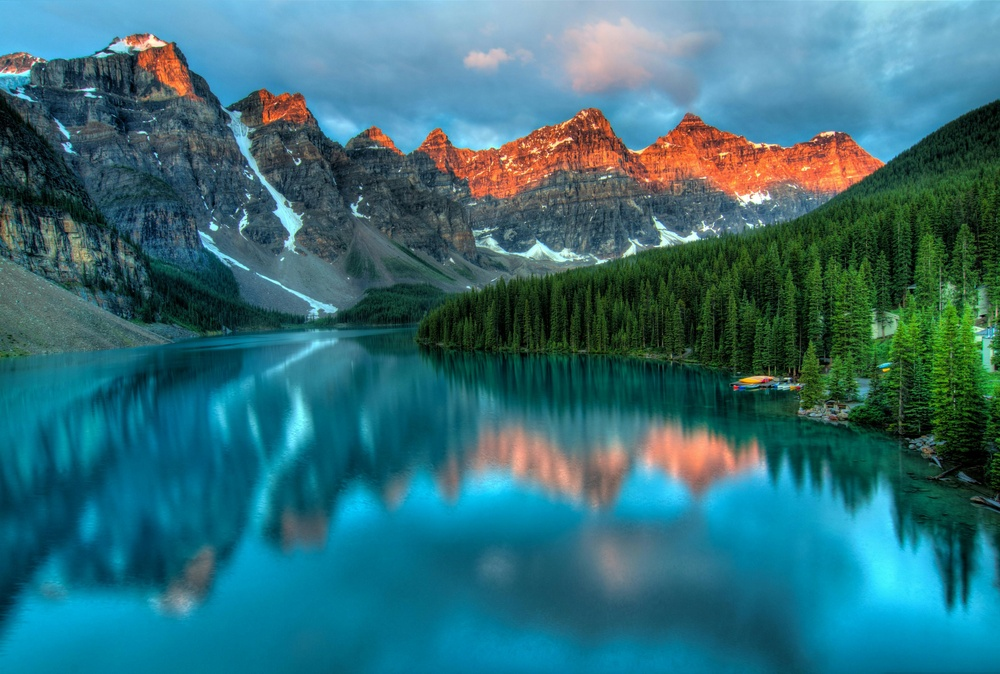
#> input picture codigosEnClase/10.momentos de HU/image.jpg, 1000 x 674 px, shrunk from 4226 x 2847 before the run
$ jupyter execute '10. Momentos de HU.ipynb'
#> lines starting #> are read from the running program, lines starting #| are printed output that depends on the picture; after the words box and inside, x2 and y2 are one past the last pixel; in counts of white or black regions, pixels touching at a corner belong together; long printed decimals are rounded
[cell 1]
import cv2
import numpy as np
import matplotlib.pyplot as plt

# Cargar la imagen
image = cv2.imread('image.jpg', cv2.IMREAD_GRAYSCALE)
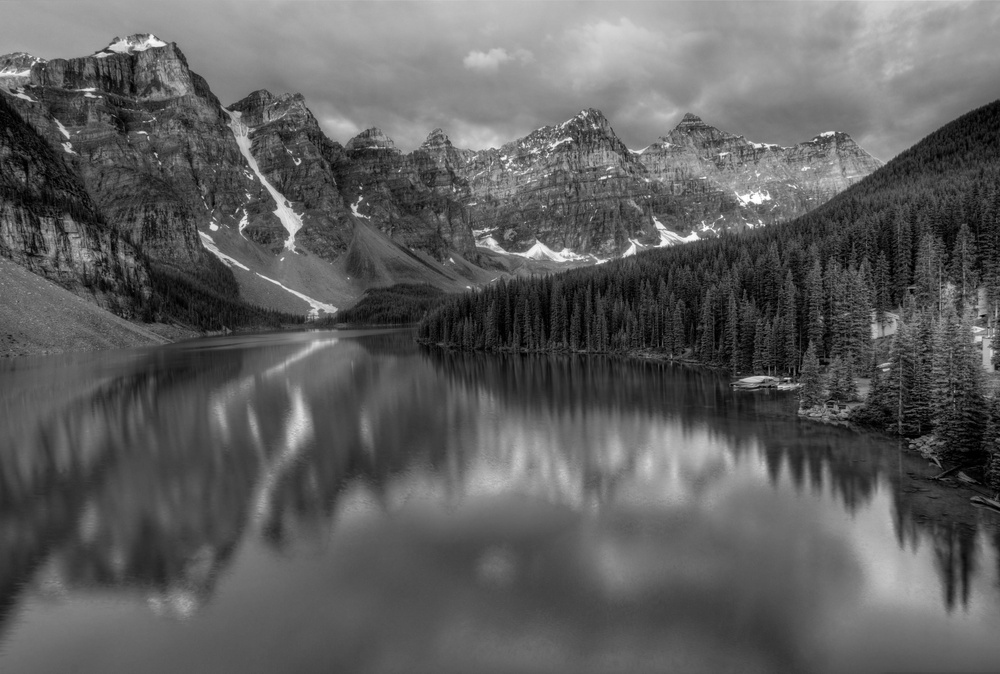
#> image: shape (674, 1000); min 0, max 255, mean 94.4


imagen_suavizada = cv2.GaussianBlur(image, (5, 5), 0)

# Umbralizar la imagen para obtener una imagen binaria (en caso de que sea una imagen de fondo blanco y negro)
_, binary_image = cv2.threshold(imagen_suavizada, 107, 255, cv2.THRESH_BINARY)
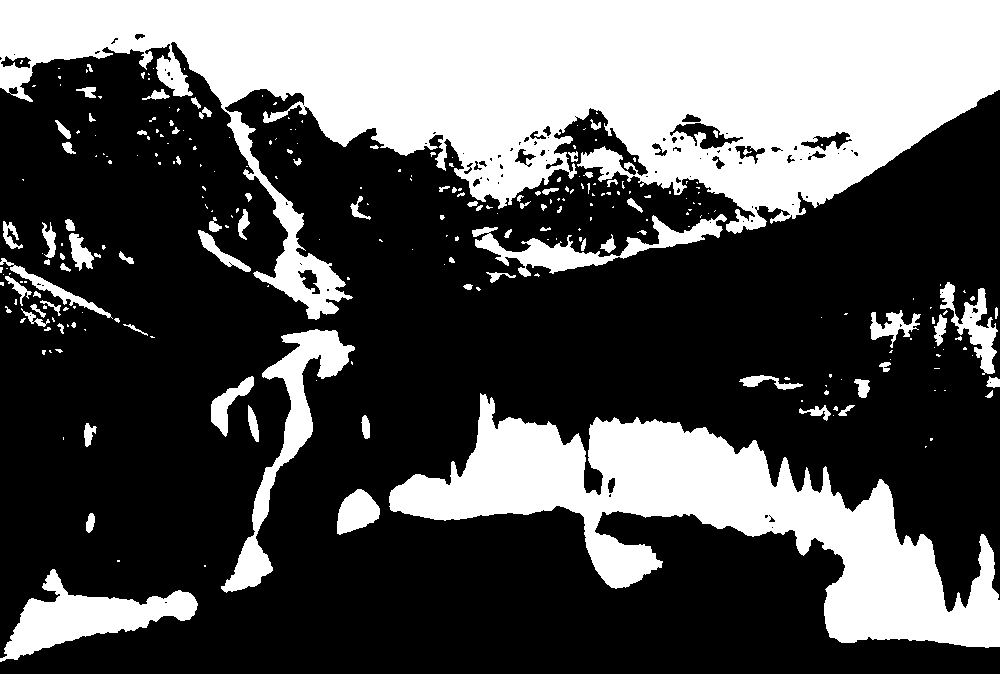
#> binary_image: shape (674, 1000); 33.5% white; 270 white regions (183 under 20 px), largest, box (x1, y1, x2, y2) and area: (0, 0, 1000, 320) 141031, (389, 393, 1000, 648) 53256, (0, 569, 198, 662) 7019
imag = cv2.Canny(binary_image, 100, 200)
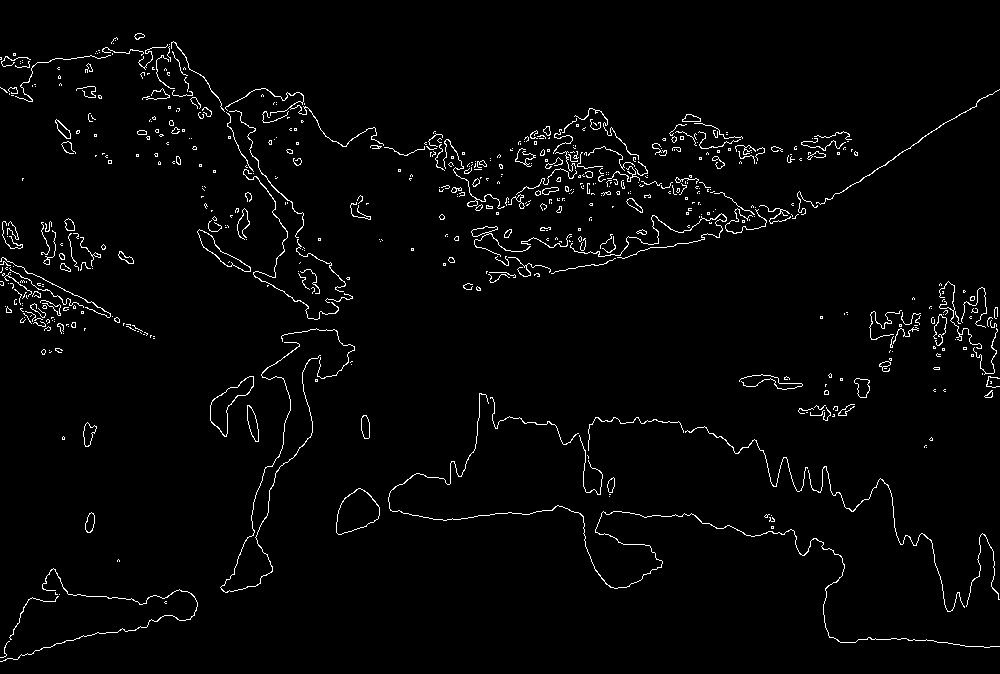
#> imag: shape (674, 1000); 2.4% white in thin lines or dots

# Calcular los momentos de la imagen binaria
moments = cv2.moments(imag)
#> moments = moments, m00 4052970, centre m10/m00, m01/m00 = (477.6, 295.6)

# Calcular los Momentos de Hu
hu_moments_1 = cv2.HuMoments(moments)
#> hu_moments_1 = [0.0273, 0.000243, 3.91e-07, 2.95e-07, -1e-13, -3.85e-09, 1.14e-15]
print(hu_moments_1)
#| [[ 2.73499614e-02]
#|  [ 2.42530655e-04]
#|  [ 3.91403576e-07]
#|  [ 2.94843408e-07]
#|  [-1.00154714e-13]
#|  [-3.85277794e-09]
#|  [ 1.13997972e-15]]

# Mostrar los Momentos de Hu
print("Momentos de Hu:")
for i in range(7):
    print(f'Momento {i+1}: {hu_moments_1[i][0]}')
#> this loop made 7 passes
#| Momento 1: 0.02735
#| Momento 2: 0.0002425
#| Momento 3: 3.914035760895922e-07
#| Momento 4: 2.9484340778017445e-07
#| Momento 5: -1.0015471449993584e-13
#| Momento 6: -3.852777940471885e-09
#| Momento 7: 1.1399797168613048e-15

# Puedes visualizar la imagen original
# cv2.imshow("Imagen", image)
# cv2.waitKey(0)
# cv2.destroyAllWindows()

plt.title('Imagen')
plt.imshow(imag, cmap='gray')
plt.axis('off')  # Ocultar los ejes
plt.show()

import cv2
import numpy as np
import matplotlib.pyplot as plt

# Cargar la imagen
image = cv2.imread('image.jpg', cv2.IMREAD_GRAYSCALE)

# Umbralizar la imagen para obtener una imagen binaria (en caso de que sea una imagen de fondo blanco y negro)
_, binary_image = cv2.threshold(image, 127, 255, cv2.THRESH_BINARY)
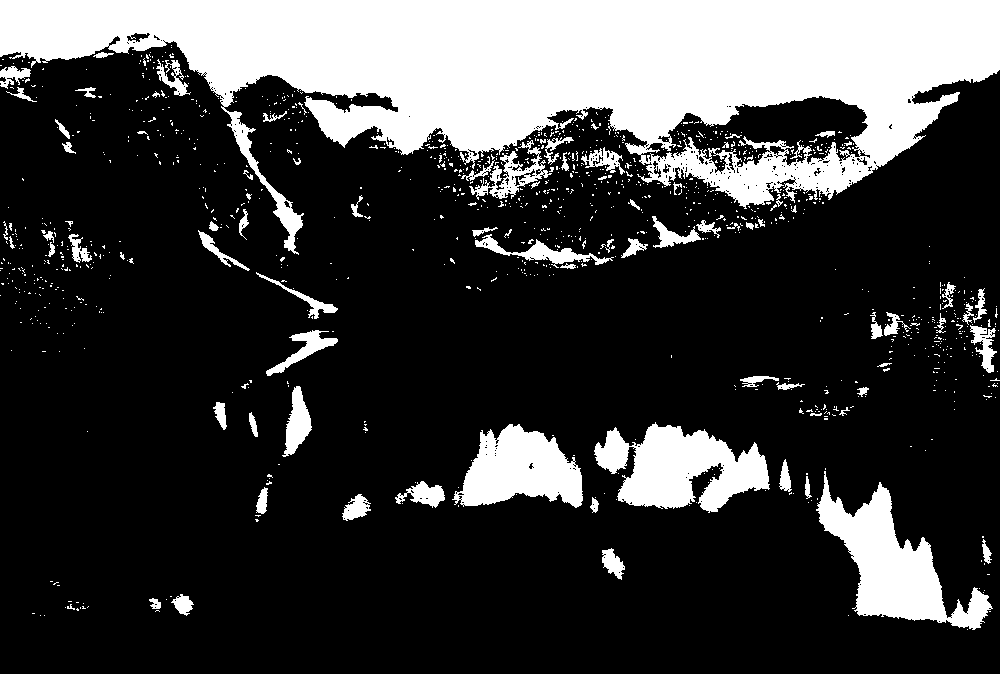
#> binary_image: shape (674, 1000); 23.7% white; 1136 white regions (1050 under 20 px), largest, box (x1, y1, x2, y2) and area: (0, 0, 1000, 255) 114594, (816, 471, 993, 630) 10170, (594, 422, 770, 513) 9313

# Calcular los momentos de la imagen binaria
moments = cv2.moments(binary_image)
#> moments = moments, m00 40707180, centre m10/m00, m01/m00 = (575.4, 165.7)

# Calcular los Momentos de Hu
hu_moments_2 = cv2.HuMoments(moments)
#> hu_moments_2 = [0.00236, 9.13e-07, 4.43e-09, 5.81e-10, -4.39e-19, -5.47e-13, -8.21e-19]
print(hu_moments_2)
#| [[ 2.36148327e-03]
#|  [ 9.12801041e-07]
#|  [ 4.43101280e-09]
#|  [ 5.80588474e-10]
#|  [-4.39458398e-19]
#|  [-5.47192763e-13]
#|  [-8.21008089e-19]]

# Mostrar los Momentos de Hu
print("Momentos de Hu:")
for i in range(7):
    print(f'Momento {i+1}: {hu_moments_2[i][0]}')

# Puedes visualizar la imagen original
# cv2.imshow("Imagen", image)
# cv2.waitKey(0)
# cv2.destroyAllWindows()

plt.title('Imagen')
plt.imshow(image, cmap='gray')
plt.axis('off')  # Ocultar los ejes
plt.show()

distance_1 = np.linalg.norm(hu_moments_1 - hu_moments_2)
#> distance_1 = 0.025

print(f"Distancia Euclidiana entre los momentos de Hu: {distance_1}")
#| Distancia Euclidiana entre los momentos de Hu: 0.02499


import cv2
import numpy as np
import matplotlib.pyplot as plt

# Cargar la imagen
image = cv2.imread('image.jpg', cv2.IMREAD_GRAYSCALE)

# Umbralizar la imagen para obtener una imagen binaria (en caso de que sea una imagen de fondo blanco y negro)
_, binary_image = cv2.threshold(image, 127, 255, cv2.THRESH_BINARY)

# Calcular los momentos de la imagen binaria
moments = cv2.moments(binary_image)

# Calcular los Momentos de Hu
hu_moments_3 = cv2.HuMoments(moments)
#> hu_moments_3 has the same summary as hu_moments_2
print(hu_moments_3)
#| [[ 2.36148327e-03]
#|  [ 9.12801041e-07]
#|  [ 4.43101280e-09]
#|  [ 5.80588474e-10]
#|  [-4.39458398e-19]
#|  [-5.47192763e-13]
#|  [-8.21008089e-19]]

# Mostrar los Momentos de Hu
print("Momentos de Hu:")
for i in range(7):
    print(f'Momento {i+1}: {hu_moments_3[i][0]}')

# Puedes visualizar la imagen original
# cv2.imshow("Imagen", image)
# cv2.waitKey(0)
# cv2.destroyAllWindows()

plt.title('Imagen')
plt.imshow(image, cmap='gray')
plt.axis('off')  # Ocultar los ejes
plt.show()

print(hu_moments_1)
#| [[ 2.73499614e-02]
#|  [ 2.42530655e-04]
#|  [ 3.91403576e-07]
#|  [ 2.94843408e-07]
#|  [-1.00154714e-13]
#|  [-3.85277794e-09]
#|  [ 1.13997972e-15]]
print()
print(hu_moments_2)
#| [[ 2.36148327e-03]
#|  [ 9.12801041e-07]
#|  [ 4.43101280e-09]
#|  [ 5.80588474e-10]
#|  [-4.39458398e-19]
#|  [-5.47192763e-13]
#|  [-8.21008089e-19]]
print()
print(hu_moments_3)
#| [[ 2.36148327e-03]
#|  [ 9.12801041e-07]
#|  [ 4.43101280e-09]
#|  [ 5.80588474e-10]
#|  [-4.39458398e-19]
#|  [-5.47192763e-13]
#|  [-8.21008089e-19]]


distance_2 = np.linalg.norm(hu_moments_2 - hu_moments_3)
#> distance_2 = 0

print(f"Distancia Euclidiana entre los momentos de Hu: {distance_2}")
#| Distancia Euclidiana entre los momentos de Hu: 0.0

print(distance_1)
#| 0.02499
print(distance_2)
#| 0.0
